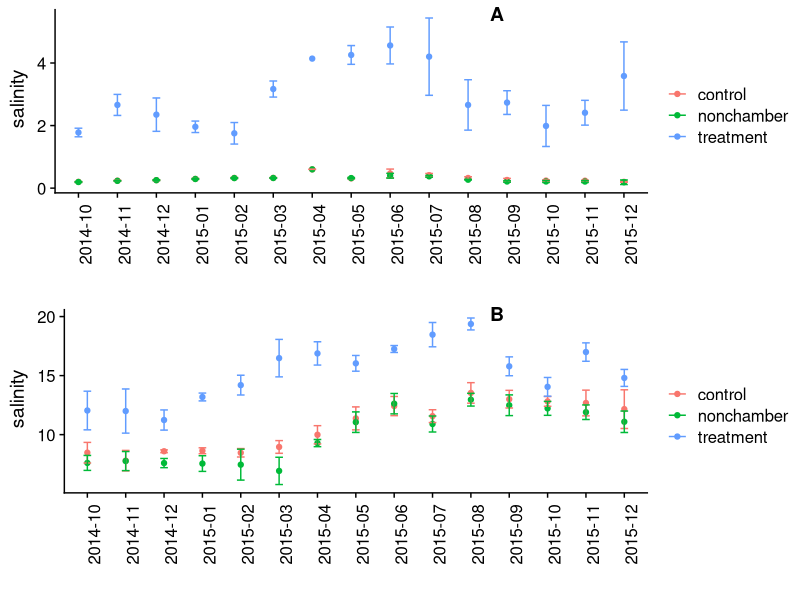

R code for this plot:
library(ggplot2)
library(dplyr)
# library(peatcollapse)
library(cowplot)

cfieldall <- read.csv("../data/fieldallv9.csv", stringsAsFactors = FALSE)
cfieldall$collect_date <- as.POSIXct(cfieldall$collect_date)
cfieldall$collect_date <- strftime(cfieldall$collect_date, format = "%Y-%m")


nonchamber_fw <- c(2, 4, 6, 9)
nonchamber_bw <- c(1, 4, 5, 7)

cfieldall <- mutate(cfieldall, trt = case_when(
	site == "FW" & chamber %in% nonchamber_fw ~ "nonchamber", 
	site == "BW" & chamber %in% nonchamber_bw ~ "nonchamber", 
	TRUE ~ trt))

cfieldall <- group_by(cfieldall, collect_date, trt, site, pwsw, inout)
cfieldall <- select(cfieldall, site:inout, trt, 
										           temp.degC.:salinity, 
										           ALKA.mgL.:DOC.mgL, 
															 NH4.mgL:TDN.mgl,
															 srp.um.l:tdp.ppb)

pc_plot <- function(dt, x, y, site){
	x <- enquo(x)
	y <- enquo(y)
	site <- enquo(site)
	
	dt <- filter(dt, site == !!site, inout == "in", pwsw == "PW")
	dt <- summarize(dt, y = mean(!!y, na.rm = TRUE), 
									upper = y + (2 * sd(!!y, na.rm = TRUE) / sqrt(n())),
									lower = y - (2 * sd(!!y, na.rm = TRUE) / sqrt(n())))
	
	ggplot(data = dt) + 
		geom_point(aes_string(x = quo_name(x), y = "y", color = "trt")) + 
		geom_errorbar(data = dt, aes_string(x = quo_name(x), 
											ymin = "lower", ymax = "upper", color = "trt"), width = 0.2) + 
		cowplot::theme_cowplot() + theme(axis.text.x = element_text(angle = 90)) + 
		xlab("") + ylab(y) + labs(color = "")
}

gg_fw <- pc_plot(dt = cfieldall, x = collect_date, y = salinity, site = "FW")
gg_bw <- pc_plot(dt = cfieldall, x = collect_date, y = salinity, site = "BW")

gg <- cowplot::plot_grid(gg_fw, gg_bw, nrow = 2, ncol = 1, 
									 labels = c("A", "B"), hjust = -35)

ggsave(filename = "../figures/chem-ts.png")

# par(mar = c(4, 5, 2, 1))
# 
# png("../figures/chem-ts_fw-sal.png", res = 200, width = 1000, height = 800)
# tsplot(cfieldall, params = "salinity", bwfw = "fw", pwsw = "pw", tofile = FALSE, inout = "in", inclegend = TRUE, print_xaxis = FALSE, print_main = FALSE)
# dev.off()
# 
# png("../figures/chem-ts_bw-sal.png", res = 200, width = 1000, height = 800)
# tsplot(cfieldall, params = "salinity", bwfw = "bw", pwsw = "pw", tofile = FALSE, inout = "in", inclegend = FALSE, print_main = FALSE)
# dev.off()
